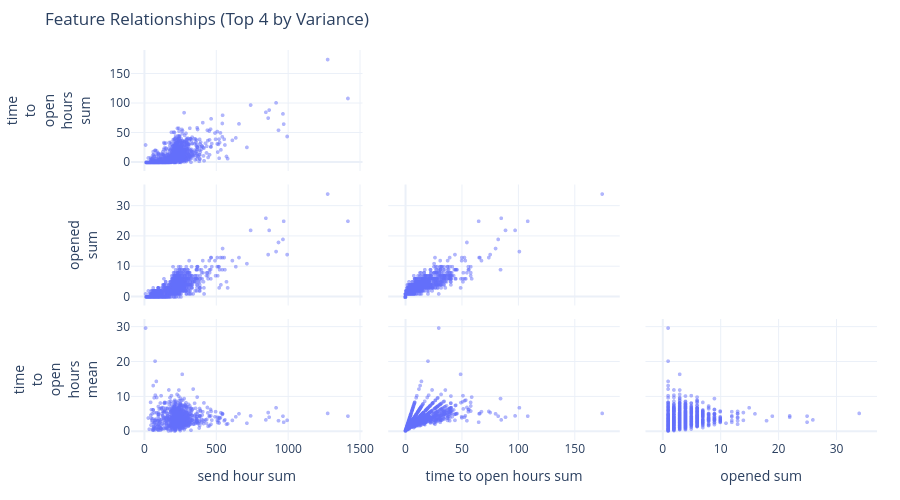

Source (notebook cell):
### Code cell
# Scatter Matrix: Entity-level features (mixed aggregation types)
if len(numeric_event_cols) >= 2 and ENTITY_COLUMN and TARGET_COLUMN and TARGET_COLUMN in df.columns:
    # Create entity-level aggregations (mean, sum, std) - like original
    agg_dict = {col: ['mean', 'sum', 'std'] for col in numeric_event_cols}
    entity_aggs = df.groupby(ENTITY_COLUMN).agg(agg_dict)
    entity_aggs.columns = ['_'.join(col).strip() for col in entity_aggs.columns]
    entity_aggs = entity_aggs.reset_index()

    # Get all numeric aggregated columns
    all_agg_cols = [c for c in entity_aggs.columns if c != ENTITY_COLUMN]

    # Select top 4 by variance across ALL aggregation types
    variances = entity_aggs[all_agg_cols].var().sort_values(ascending=False)
    top_features = variances.head(4).index.tolist()

    scatter_sample = safe_sample(entity_aggs, 1000, random_state=42)

    print(f"Scatter Matrix (n={len(scatter_sample):,} entities)")
    print(f"  Total aggregated features: {len(all_agg_cols)}")
    print(f"  Selected (top 4 by variance): {top_features}")

    # Short labels for x-axis (no line breaks)
    short_labels = [f.replace('_', ' ') for f in top_features]

    scatter_data = scatter_sample[top_features].copy()
    scatter_data.columns = short_labels

    fig = charts.scatter_matrix(scatter_data, height=500)
    fig.update_traces(marker=dict(opacity=0.5, size=4))

    # Update y-axis labels to be multirow, keep x-axis single row
    n_features = len(short_labels)
    for i in range(n_features):
        # Y-axis: multirow
        yaxis_name = f'yaxis{i+1}' if i > 0 else 'yaxis'
        y_label = top_features[i].replace('_', '<br>')
        fig.update_layout(**{yaxis_name: dict(title=dict(text=y_label))})

        # X-axis: single row (spaces instead of underscores)
        xaxis_name = f'xaxis{i+1}' if i > 0 else 'xaxis'
        x_label = top_features[i].replace('_', ' ')
        fig.update_layout(**{xaxis_name: dict(title=dict(text=x_label))})

    fig.update_layout(
        title="Feature Relationships (Top 4 by Variance)",
        margin=dict(l=100, r=20, t=50, b=60)
    )

    display_figure(fig)

    print("\n📈 Scatter Matrix Insights:")
    print("   • Different aggregation types create different patterns/bands")
    print("   • sum features often show exponential-like distributions")
    print("   • std features reveal variability clusters")
    print("   • mean features show central tendency patterns")

### Figure 1 — Plotly figure (JSON) as saved in the notebook; plotly's stock layout.template omitted (floating-point values rounded to 4 significant figures; data arrays with more than 128 entries replaced by an {"elided": "..."} marker saying what was removed)
{"data": [{"diagonal": {"visible": false}, "dimensions": [{"axis": {"matches": true}, "label": "send hour sum", "values": {"elided": "1000 int values"}}, {"axis": {"matches": true}, "label": "time to open hours sum", "values": {"elided": "1000 float values"}}, {"axis": {"matches": true}, "label": "opened sum", "values": {"elided": "1000 int values"}}, {"axis": {"matches": true}, "label": "time to open hours mean", "values": {"elided": "1000 float values"}}], "hovertemplate": "%{xaxis.title.text}=%{x}<br>%{yaxis.title.text}=%{y}<extra></extra>", "legendgroup": "", "marker": {"color": "#636efa", "opacity": 0.5, "size": 4, "symbol": "circle"}, "name": "", "showlegend": false, "showupperhalf": false, "type": "splom"}], "layout": {"autosize": true, "dragmode": "select", "height": 500, "legend": {"tracegroupgap": 0}, "margin": {"b": 60, "l": 100, "r": 20, "t": 50}, "title": {"text": "Feature Relationships (Top 4 by Variance)"}, "xaxis": {"title": {"text": "send hour sum"}}, "xaxis2": {"title": {"text": "time to open hours sum"}}, "xaxis3": {"title": {"text": "opened sum"}}, "xaxis4": {"title": {"text": "time to open hours mean"}}, "yaxis": {"title": {"text": "send<br>hour<br>sum"}}, "yaxis2": {"title": {"text": "time<br>to<br>open<br>hours<br>sum"}}, "yaxis3": {"title": {"text": "opened<br>sum"}}, "yaxis4": {"title": {"text": "time<br>to<br>open<br>hours<br>mean"}}}}
